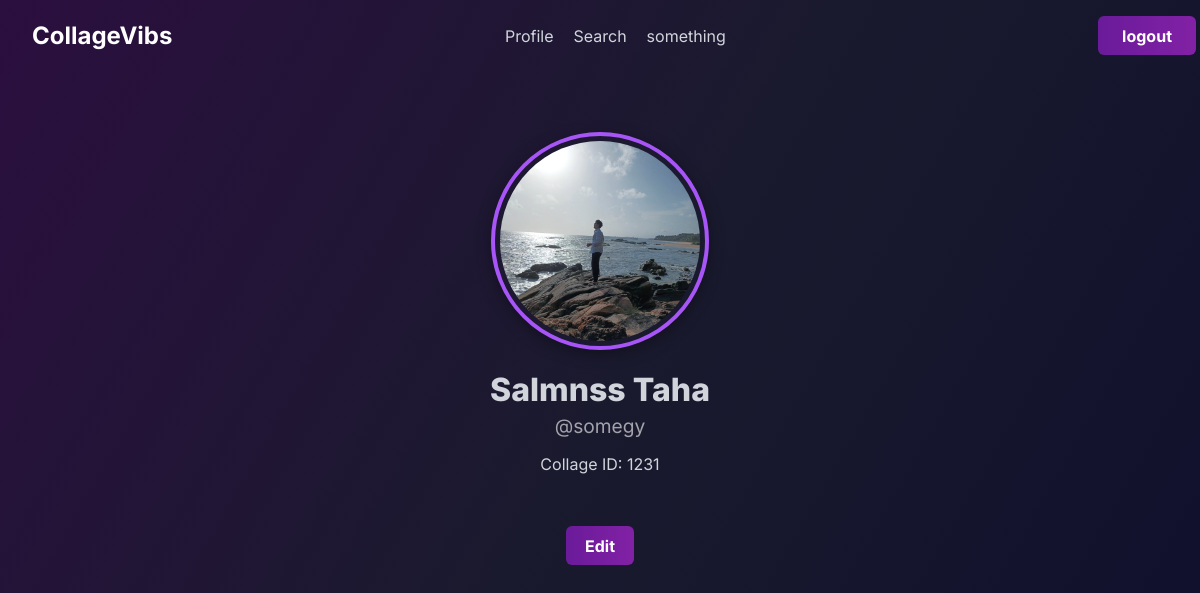
The app's page /profile/ (signed in) with its own data.
### users/models.py (models this page shows, shortened)
class Profile(models.Model):
    user = models.OneToOneField(User, on_delete=models.CASCADE)
    college_id = models.PositiveIntegerField(
        validators=[MinValueValidator(1000), MaxValueValidator(9999)],
        help_text="4 digit college ID",
    )
    profile_picture = models.ImageField(upload_to='profile_pictures', null=True, blank=True,default='profile_pictures/default.jpg')
    created_at = models.DateTimeField(auto_now_add=True)

### users/views.py (the view)
# urls.py: path('profile/', views.profile_view, name='profile'),
@login_required
def profile_view(request):
    profile, created = Profile.objects.get_or_create(user=request.user)
    return render(request, 'users/profile.html', {
        'profile': profile,
    })

### users/templates/users/profile.html (shortened to what this page needs)
{% extends "main/layout.html" %}
{% block content %}
<div class="profile-container">
    <div class="profile-image-container">
        <img src="{% if profile.profile_picture %}{{ profile.profile_picture.url }}{% else %}/media/profile_pictures/default.jpg{% endif %}" alt="Profile picture" class="profile-picture">
    </div>
    <div class="profile-info">
        <div class="profile-name">
            <p>{{ profile.user.first_name }} {{ profile.user.last_name }}</p>
        </div>
        <p class="profile-username">@{{ profile.user.username }}</p>
        <p>Collage ID: {{ profile.college_id }}</p>
    </div>
    <a class="edit-button" href="{% url 'users:profile_edit' %}">Edit</a>
</div>
{% endblock %}

### static/css/style.css (style rules this page uses)
body { background: linear-gradient(120deg, #2b0f3f 0%, #1a1a2e 50%, #0f0f2d 100%); background-attachment: fixed; background-size: cover; color: #d1d5db; padding: 0; margin: 0; font-family: 'Inter', sans-serif; display: flex; flex-direction: column; }
.edit-button { list-style: none; margin: 0; padding: 0; }
.edit-button { display: block; margin: 1em auto; padding: 0.6em 1.2em; width: fit-content; background: linear-gradient(270deg, #00bcd4, #8e24aa, #6a1b9a); background-size: 300%; background-position: 0% 50%; color: white; font-weight: bold; border-radius: 6px; cursor: pointer; font-family: 'Inter', sans-serif; text-align: center; text-decoration: none; transition: background-position 0.3s ease-in-out; }
.profile-container { padding-top: 60px; display: flex; flex-direction: column; align-items: center; gap: 20px; margin-top: 40px; }
.profile-image-container { border: 4px solid #a855f7; border-radius: 50%; padding: 5px; display: inline-block; box-shadow: 0 4px 15px rgba(0, 0, 0, 0.35); }
.profile-picture { width: 200px; height: 200px; object-fit: cover; border-radius: 50%; display: block; }
.profile-info { text-align: center; }
.profile-name p { font-size: 2rem; font-weight: 800; margin: 0; }
.profile-username { color: rgba(255, 255, 255, 0.6); font-size: 1.2rem; margin: 5px 0; }

### records on screen
Profile: profile_picture (picture), user.first_name "Salmnss", user.last_name "Taha", user.username "somegy", college_id "1231"
